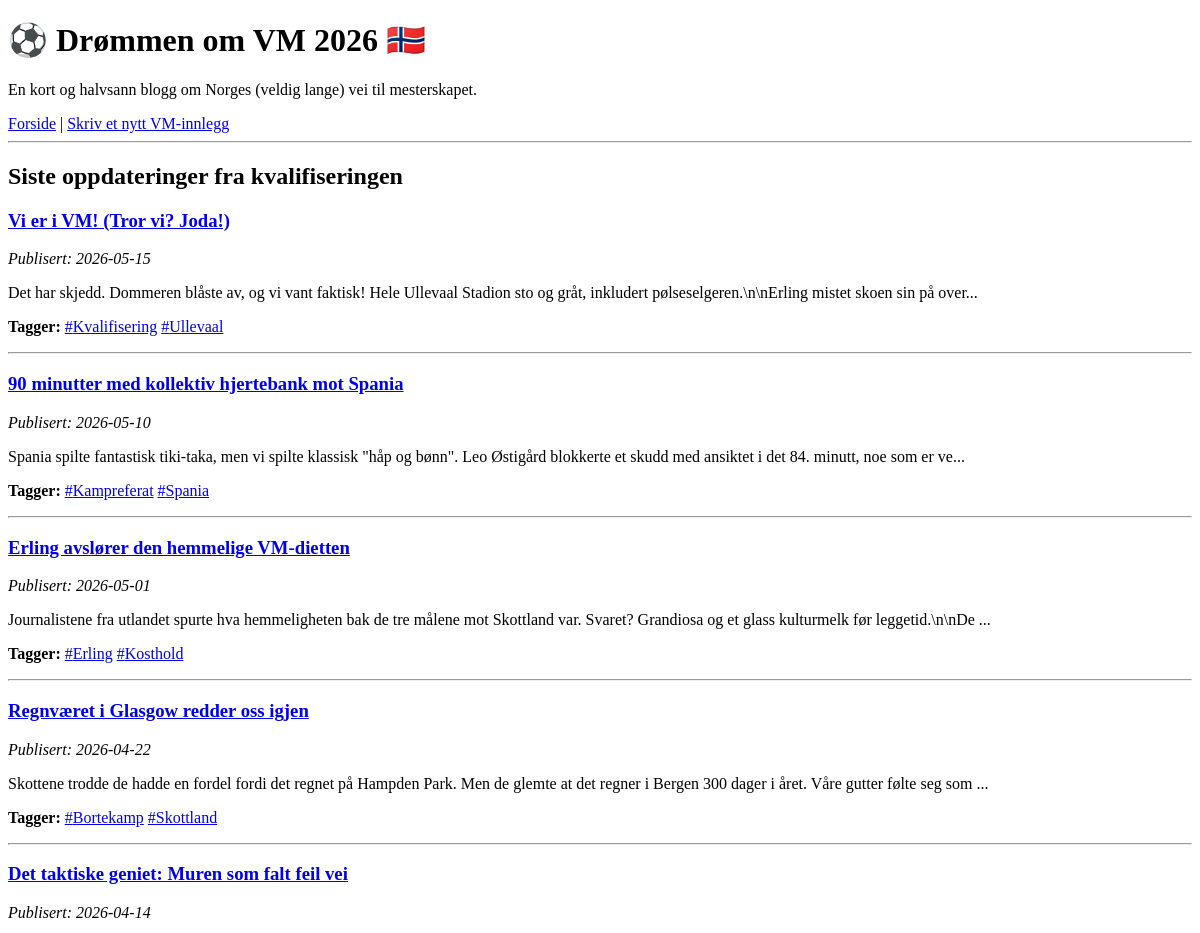
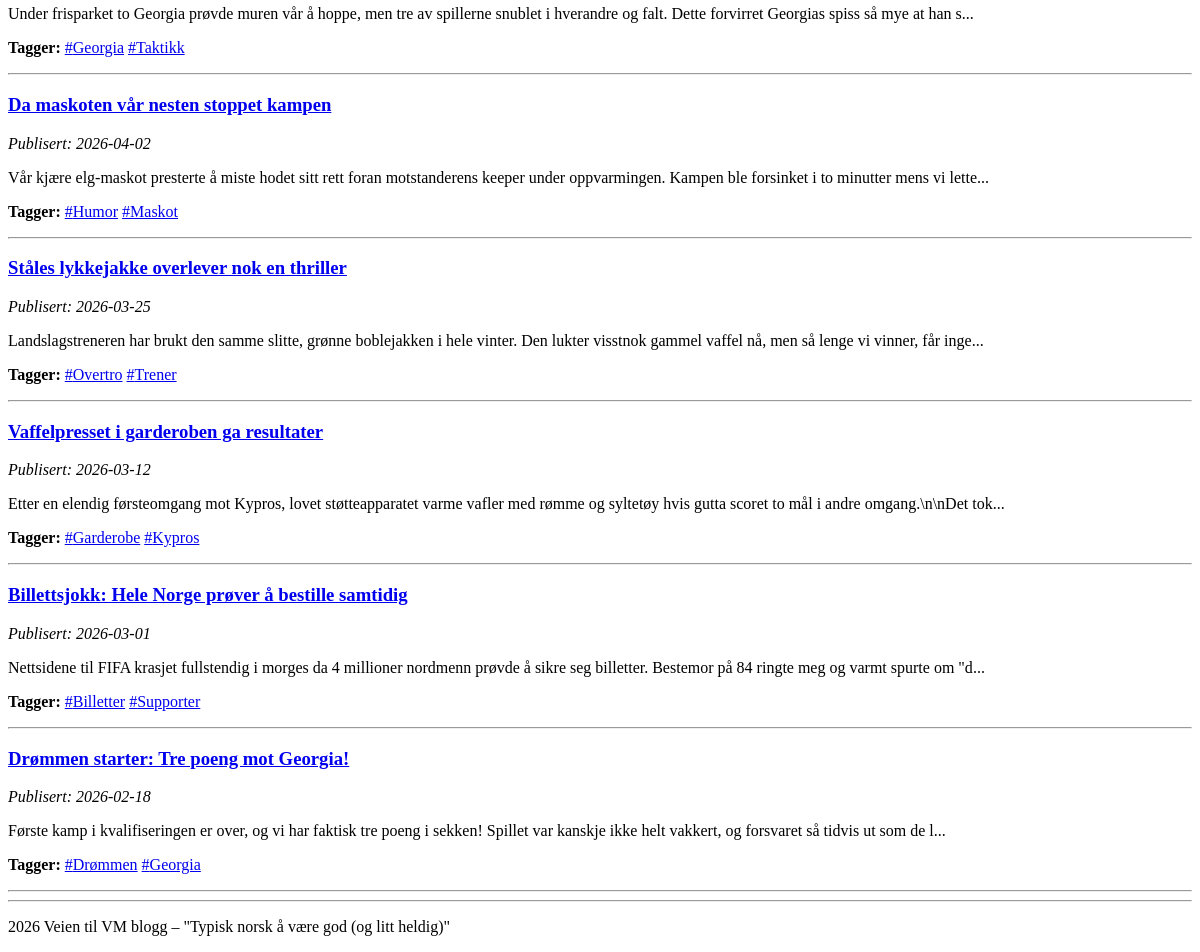
Before: / with the older database file (2 pictures, top to bottom).
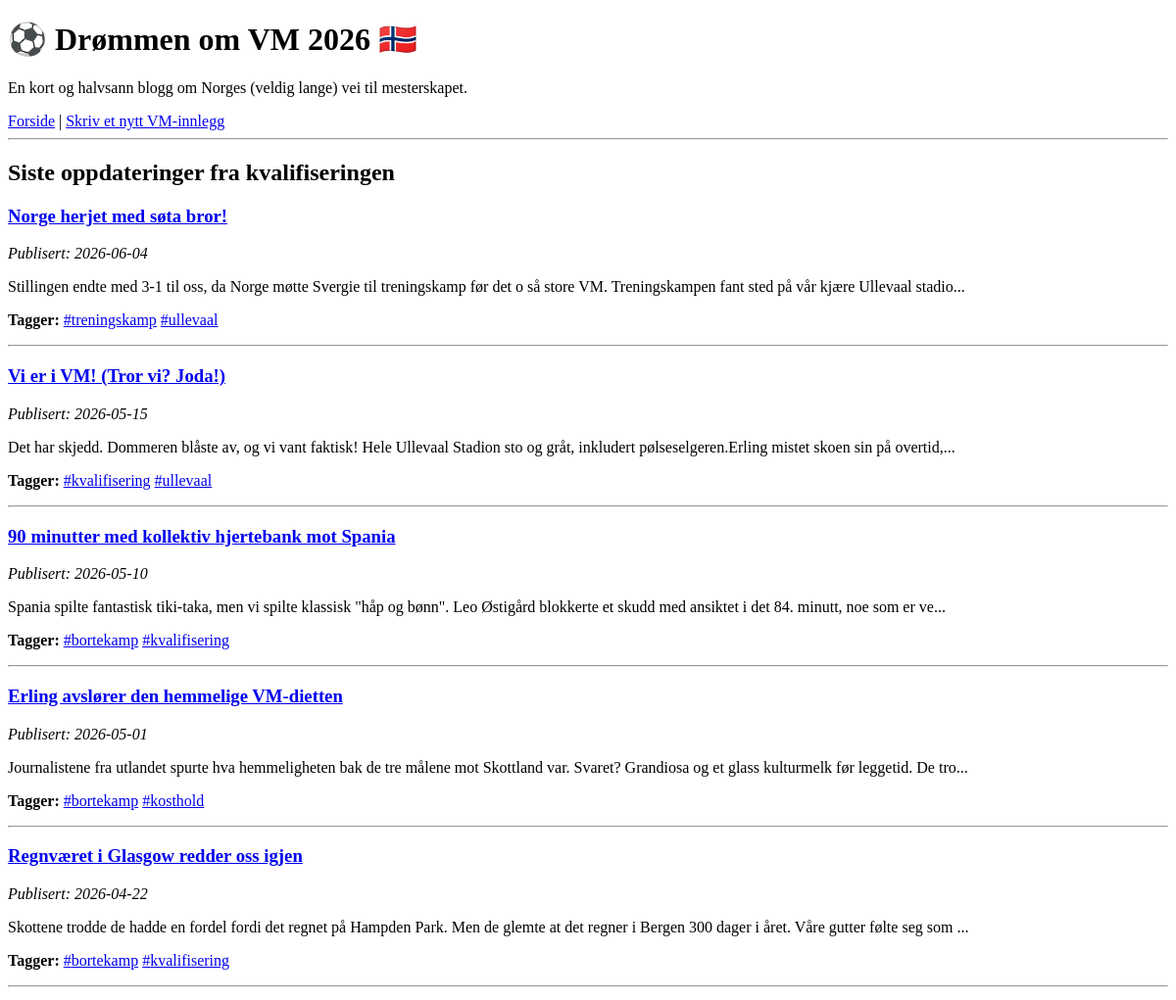
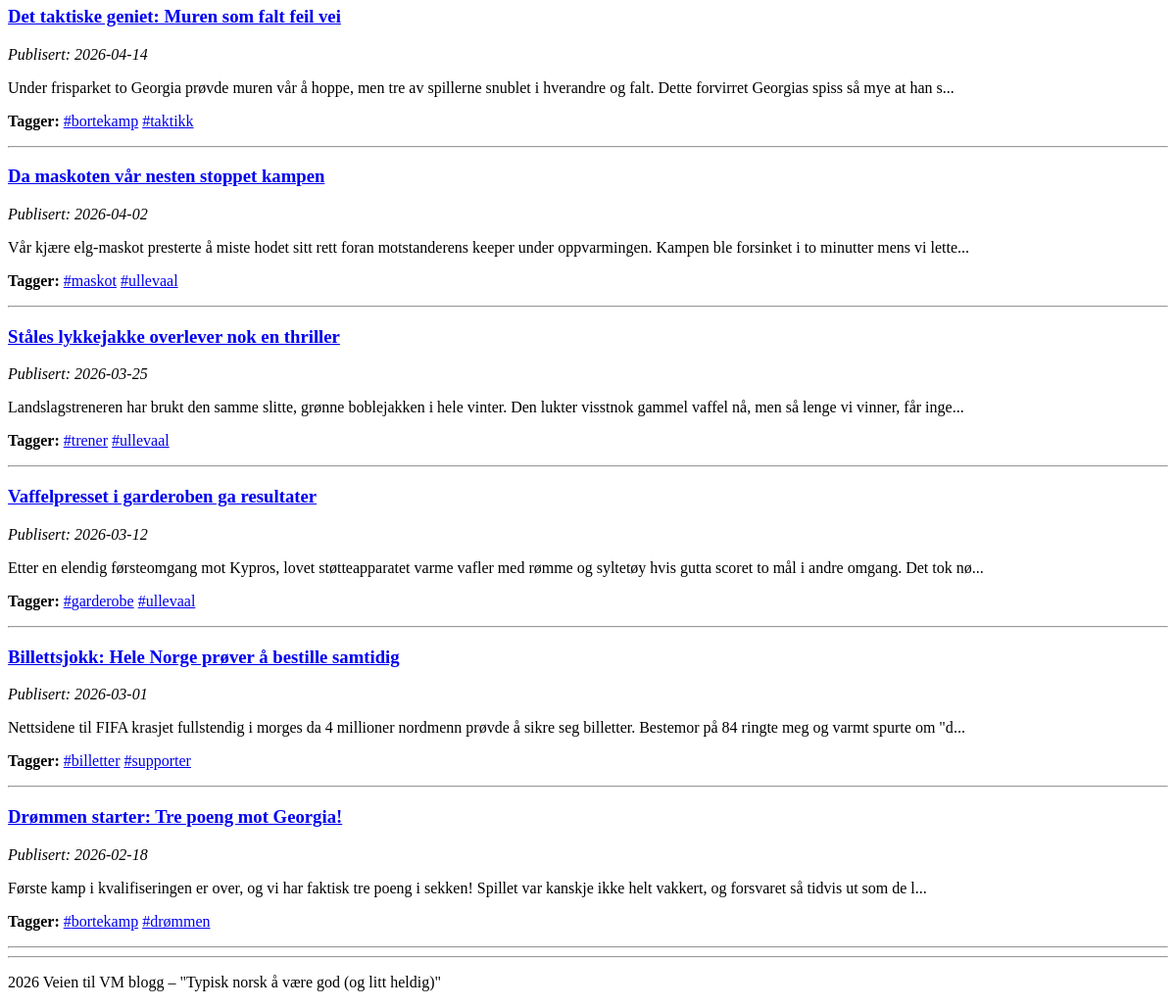
After: the same page with the newer database file (2 pictures, top to bottom).
### tables this page shows
CREATE TABLE posts (
    id INTEGER PRIMARY KEY AUTOINCREMENT,
    title TEXT NOT NULL,
    publication_date TEXT NOT NULL,
    body TEXT NOT NULL
);

CREATE TABLE tags (
    post_id INTEGER NOT NULL,
    name TEXT NOT NULL,
    PRIMARY KEY(post_id, name),
    FOREIGN KEY(post_id) REFERENCES posts(id) ON DELETE CASCADE
);

### app.py (the view)
@app.route("/")
def index():
    raw_posts = g.db.get_all_posts()
    posts = []
    for post in raw_posts:
        p = dict(post)
        p['excerpt'] = post['body'].split('\n\n')[0][:150]
        p['tags'] = g.db.get_tags_for_post(post['id'])
        posts.append(p)
    response = render_template('main.html', posts=posts)
    return response

### app.py (called while the page is built)
@app.before_request
def load_db():
    global database
    if 'database' in globals() and database is not None:
        g.db = database
    else:
        g.db = BlogDatabase()

### database.py (called while the page is built)
    def cursor(self):
        return self.connection.cursor()

    def get_all_posts(self):
        cur = self.cursor()
        cur.execute('SELECT * FROM posts ORDER BY publication_date DESC')
        return cur.fetchall()

    def get_tags_for_post(self, post_id):
        cur = self.cursor()
        cur.execute('SELECT name FROM tags WHERE post_id = ?', (post_id,))
        return [row['name'] for row in cur.fetchall()]

### templates/main.html
{% extends 'layout.html' %}
{% block content %}
<h2>Siste oppdateringer fra kvalifiseringen</h2>
<div class="posts-list">
    {% for post in posts %}
    <article class="post-summary">
        <h3><a href="/posts/{{ post.id }}">{{ post.title }}</a></h3>
        <p class="meta-date"><em>Publisert: {{ post.publication_date }}</em></p>
        <p class="excerpt">{{ post.excerpt }}...</p>
        <p class="post-tags">
            <strong>Tagger:</strong>
            {% for tag in post.tags %}
                <a href="/tags/{{ tag }}" class="tag-link">#{{ tag }}</a>
            {% endfor %}
        </p>
        <hr>
    </article>
    {% endfor %}
</div>
{% endblock %}

### templates/layout.html (shortened to what this page needs)
<!DOCTYPE html>
<html lang="no">
<head>
    <link rel="stylesheet" href="/static/app.css">
</head>
<body>
    <header>
        <div class="header-container">
            <h1>⚽ Drømmen om VM 2026 🇳🇴</h1>
            <p>En kort og halvsann blogg om Norges (veldig lange) vei til mesterskapet.</p>
        </div>
    </header>
    <nav>
        <a href="/">Forside</a> |
        <a href="/posts/new">Skriv et nytt VM-innlegg</a>
    </nav>
    <hr>
    <main>
        {% block content %}{% endblock %}
    </main>
    <footer>
        <hr>
        <p> 2026 Veien til VM blogg – "Typisk norsk å være god (og litt heldig)"</p>
    </footer>
</body>
</html>

Changed rows visible on the page:
added posts: title "Norge herjet med søta bror!", publication_date "2026-06-04", excerpt "Stillingen endte med 3-1 til oss, da Norge møtte Svergie til treningskamp før det o så store VM. Treningskampen fant sted på vår kjære Ullevaal stadio"
added tags: name "treningskamp", shown under "Norge herjet med søta bror!"
added tags: name "ullevaal", shown under "Norge herjet med søta bror!"
changed posts "Vi er i VM! (Tror vi? Joda!)": excerpt "Det har skjedd. Dommeren blåste av, og vi vant faktisk! Hele Ullevaal Stadion sto og gråt, inkludert pølseselgeren.\\n\\nErling mistet skoen sin på over" → "Det har skjedd. Dommeren blåste av, og vi vant faktisk! Hele Ullevaal Stadion sto og gråt, inkludert pølseselgeren.Erling mistet skoen sin på overtid,"
changed tags (number 3 of 22 on the later page): name "Kvalifisering" → "kvalifisering"
changed tags (number 4 of 22 on the later page): name "Ullevaal" → "ullevaal"
changed tags (number 5 of 22 on the later page): name "Kampreferat" → "bortekamp"
changed tags (number 6 of 22 on the later page): name "Spania" → "kvalifisering"
changed posts "Erling avslører den hemmelige VM-dietten": excerpt "Journalistene fra utlandet spurte hva hemmeligheten bak de tre målene mot Skottland var. Svaret? Grandiosa og et glass kulturmelk før leggetid.\\n\\nDe" → "Journalistene fra utlandet spurte hva hemmeligheten bak de tre målene mot Skottland var. Svaret? Grandiosa og et glass kulturmelk før leggetid. De tro"
changed tags (number 7 of 22 on the later page): name "Erling" → "bortekamp"
changed tags: name "Kosthold" → "kosthold"
changed tags (number 9 of 22 on the later page): name "Bortekamp" → "bortekamp"
changed tags (number 10 of 22 on the later page): name "Skottland" → "kvalifisering"
changed tags (number 11 of 22 on the later page): name "Georgia" → "bortekamp"
changed tags: name "Taktikk" → "taktikk"
changed tags: name "Maskot" → "maskot"; moves up the list
changed tags (number 14 of 22 on the later page): name "Humor" → "ullevaal"
changed tags: name "Trener" → "trener"; moves up the list
changed tags (number 16 of 22 on the later page): name "Overtro" → "ullevaal"
changed posts "Vaffelpresset i garderoben ga resultater": excerpt "Etter en elendig førsteomgang mot Kypros, lovet støtteapparatet varme vafler med rømme og syltetøy hvis gutta scoret to mål i andre omgang.\\n\\nDet tok" → "Etter en elendig førsteomgang mot Kypros, lovet støtteapparatet varme vafler med rømme og syltetøy hvis gutta scoret to mål i andre omgang. Det tok nø"
changed tags: name "Garderobe" → "garderobe"
changed tags (number 18 of 22 on the later page): name "Kypros" → "ullevaal"
changed tags: name "Billetter" → "billetter"
changed tags: name "Supporter" → "supporter"
changed tags (number 21 of 22 on the later page): name "Georgia" → "bortekamp"; moves up the list
changed tags: name "Drømmen" → "drømmen"
